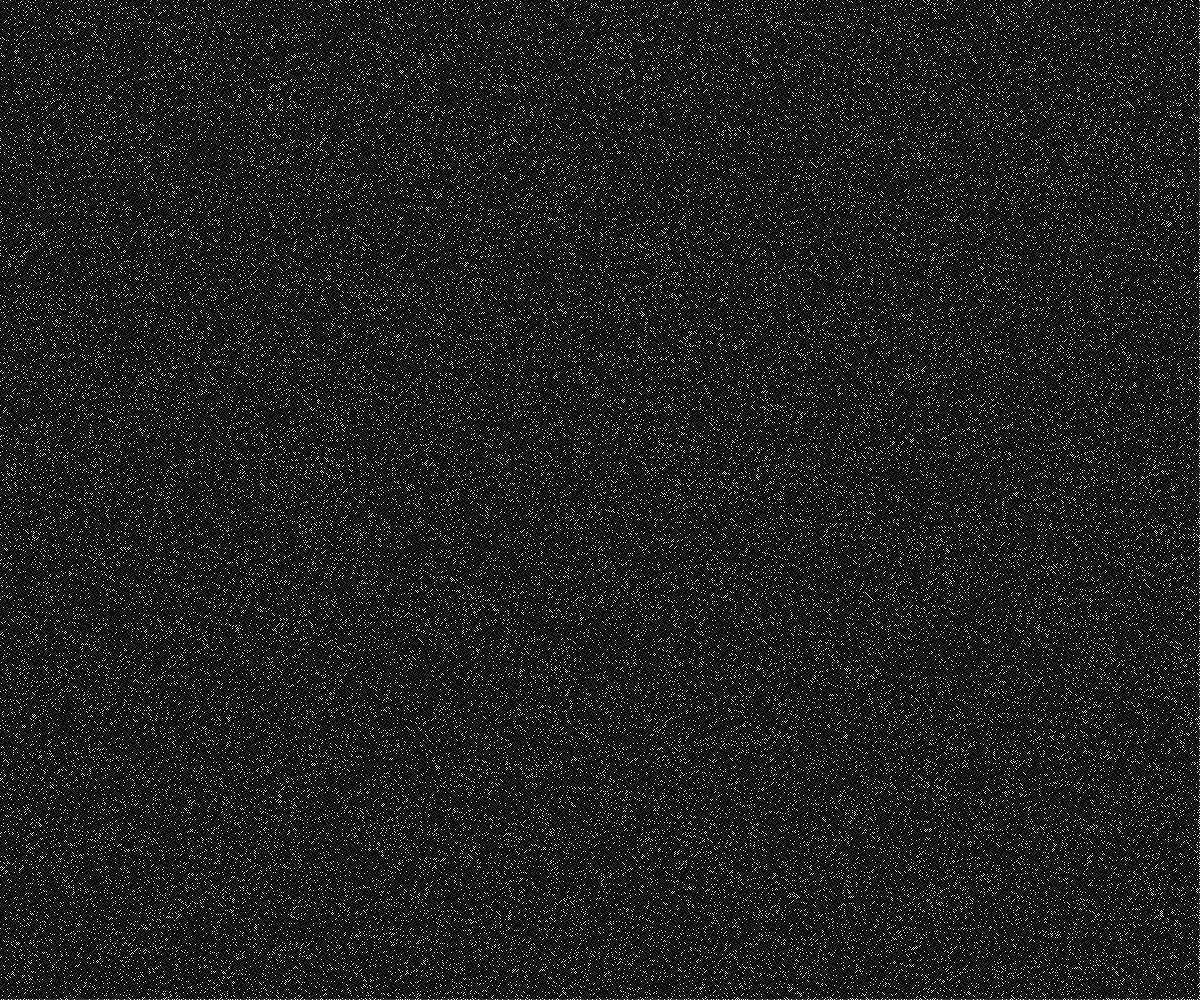
Frame 1 (no input)
Frame 60 (no input): identical to frame 1, image omitted
Frame 120 (the mouse pressed at the canvas centre since frame 60): identical to frame 1, image omitted

The p5.js sketch that drew this single still picture (run headless with seeded random() and noise() and a simulated clock; from frame 60 on, the mouse is pressed at the canvas centre):

// p5.js sketch
// ── sketch.js
// Tile COM Art
// Aidan J. Thorpe
// Mar/03/2023
//
// Extra for Experts:
// - describe what you did to take this project "above and beyond"

let rows;
let colmns;
let spacing;

function setup() {
  createCanvas(windowWidth, windowHeight);
  background(255);
  lineNest(55, 55);
}

function draw() {

}

function diagonLine(x, y, spacing) {
  if (random(100) > 50) {
    line(x-spacing/2, y + spacing/2, x +spacing/2, y-spacing/2);
  }
  else {
    line(x+spacing/2, y + spacing/2, x -spacing/2, y-spacing/2);
  }
  
}

function lineNest(rows, colmns) {
  let paces = colmns/rows;
  for(let x=0; x<width; x++) {
    for(let y=0; y<height; y++) {
      diagonLine(x*paces, y*paces, paces);
    }
  }
}
